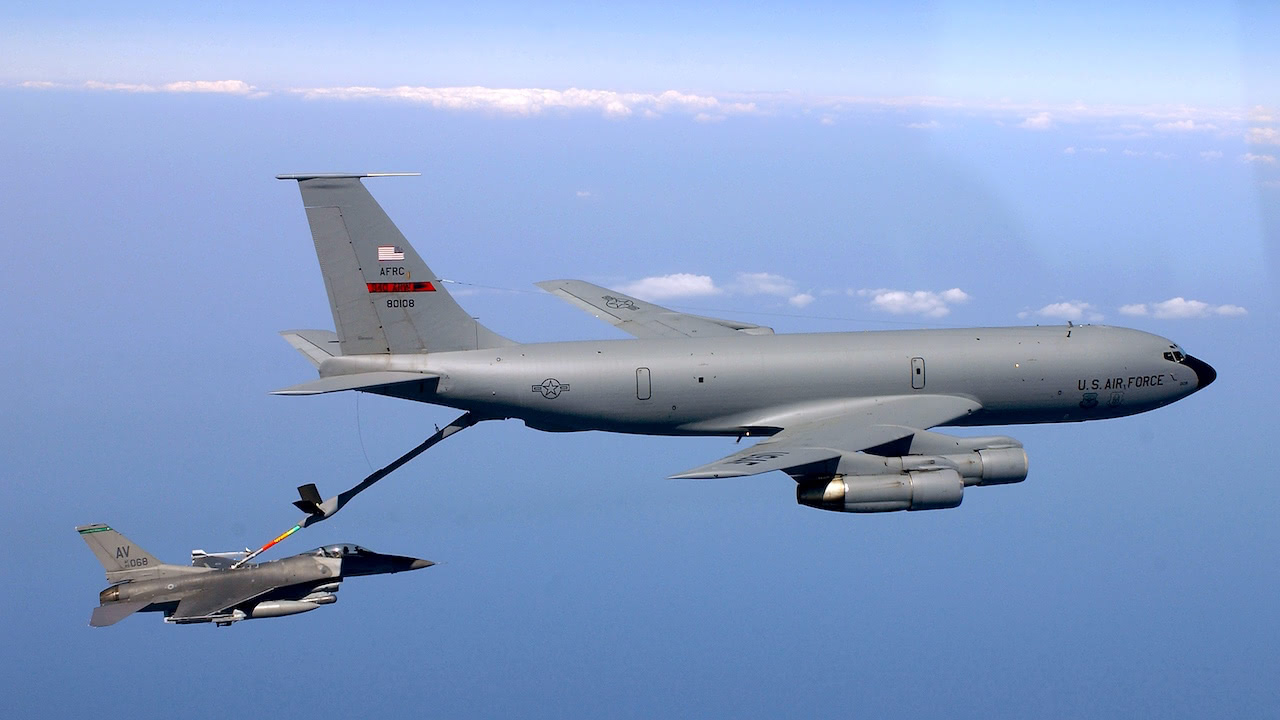
#> input picture CLASE15042026/imagenP.jpg, 1280 x 720 px
$ jupyter execute convulaciones.ipynb
#> lines starting #> are read from the running program, lines starting #| are printed output that depends on the picture
## CONVULACIONES

[cell 1]
import cv2
import numpy as np
import matplotlib.pyplot as plt


img = cv2.imread('imagenP.jpg', cv2.IMREAD_GRAYSCALE)
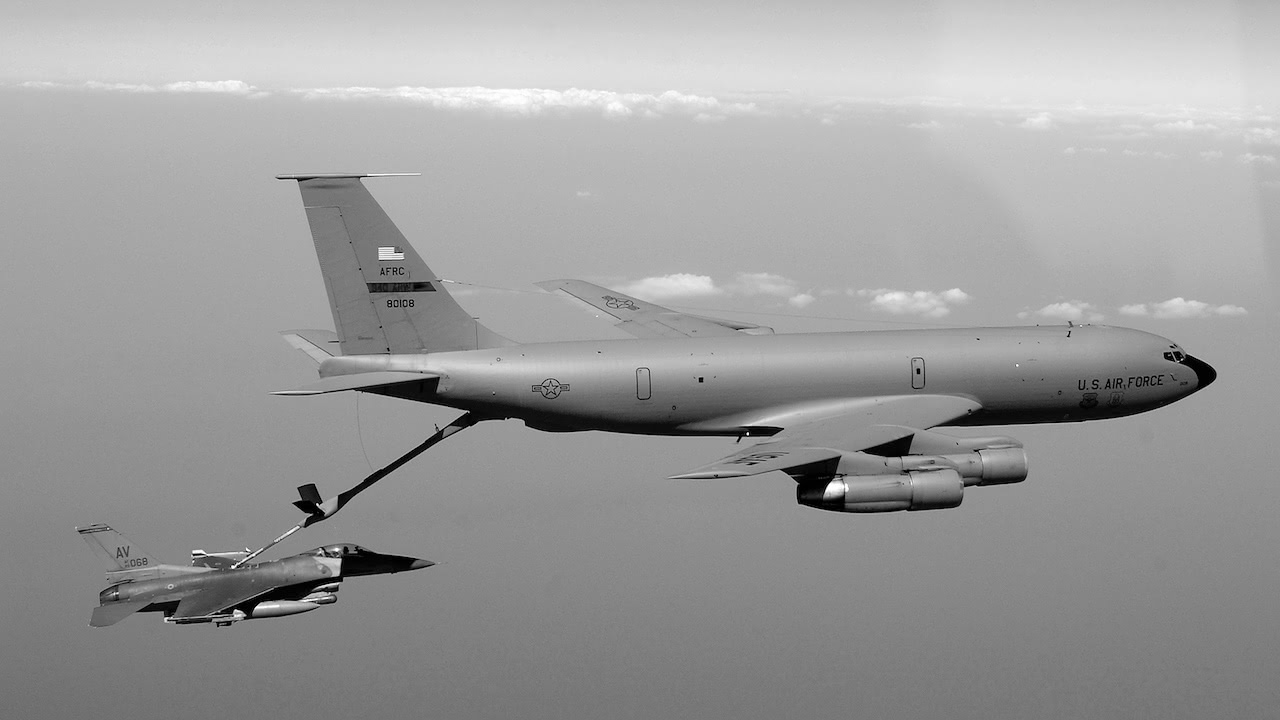
#> img: shape (720, 1280); min 0, max 255, mean 156.4


kernel = np.ones((3, 3), np.float32) / 9
suavizada = cv2.filter2D(img, -1, kernel)


kernel2 = np.ones((7, 7), np.float32) / 49
suavizada2 = cv2.filter2D(img, -1, kernel2)


plt.subplot(131)
plt.imshow(img, cmap='gray')
plt.title('Imagen original')
plt.axis('off')

plt.subplot(132)
plt.imshow(suavizada, cmap='gray')
plt.title('Suavizado 3x3')
plt.axis('off')

plt.subplot(133)
plt.imshow(suavizada2, cmap='gray')
plt.title('Suavizado 7x7')
plt.axis('off')

plt.tight_layout()
plt.show()

[cell 2]
import cv2
import numpy as np
import matplotlib.pyplot as plt

img=cv2.imread('imagenP.jpg')
#> img is the input picture: shape (720, 1280, 3); mean B, G, R 200.5, 158.8, 134.8
kernel=np.array([(0,-1,0),(-1,5,-1),(0,-1,0)])#
img_fin=cv2.filter2D(img,-1,kernel)

plt.subplot(121)
plt.imshow(img,cmap='gray')
plt.subplot(122)
plt.imshow(img_fin,cmap='gray')
plt.show()
#> figure, not shown here; B, G, R data is drawn as R, G, B

[cell 3]
import numpy as np
import matplotlib.pyplot as plt
import cv2

img=cv2.imread('imagenP.jpg')
kernel=np.ones((5,5),np.float32)/25
suavizada=cv2.filter2D(img,-1,kernel)
#> suavizada: shape (720, 1280, 3)
kernel2=np.ones((7,7),np.float32)/49
suavizada2=cv2.filter2D(img,-1,kernel2)
#> suavizada2: shape (720, 1280, 3)

plt.subplot(131)
plt.imshow(img,cmap='gray')
plt.subplot(132)
plt.imshow(suavizada,cmap='gray')
plt.subplot(133)
plt.imshow(suavizada2,cmap='gray')
plt.show()
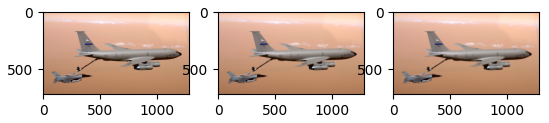
#> figure drawn by matplotlib, 3 panels; B, G, R data is drawn as R, G, B

[cell 4]
import cv2
import numpy as np
import matplotlib.pyplot as plt

img=cv2.imread('imagenP.jpg')
kernel=np.ones((5,5),np.float32)/25
suavizada=cv2.filter2D(img,-1,kernel)
kernel2=np.ones((7,7),np.float32)/49
suavizada2=cv2.filter2D(img,-1,kernel2)

img=cv2.cvtColor(img, cv2.COLOR_BGR2RGB)
suavizada=cv2.cvtColor(suavizada, cv2.COLOR_BGR2RGB)
suavizada2=cv2.cvtColor(suavizada2, cv2.COLOR_BGR2RGB)

plt.subplot(131)
plt.imshow(img)
plt.subplot(132)
plt.imshow(suavizada)
plt.subplot(133)
plt.imshow(suavizada2)
plt.show()

## PRACTICA

[cell 5]
import numpy as np
import matplotlib.pyplot as plt
import cv2


img_color = cv2.imread('imagenP.jpg')


img_color = cv2.cvtColor(img_color, cv2.COLOR_BGR2RGB)


img_gray = cv2.cvtColor(img_color, cv2.COLOR_RGB2GRAY)


kernels = [
    ("desenfoque", np.array([(1,1,1),(1,1,1),(1,1,1)], dtype=np.float32)/9.0),

    ("filtro de tipo gauss", np.array([(1,2,3,1,1),
                                       (2,7,11,7,2),
                                       (3,11,17,11,3),
                                       (2,7,11,7,2),
                                       (1,2,3,2,1)], dtype=np.float32)/119.0),

    ("deteccion de bordes", np.array([(0,1,0),(1,-4,1),(0,1,0)], dtype=np.float32)),

    ("filtro de tipo sobel", np.array([(-1,0,1),(-2,0,2),(-1,0,1)], dtype=np.float32)),

    ("realce de bordes", np.array([(0,0,0),(-1,1,0),(0,0,0)], dtype=np.float32)),

    ("enfoque", np.array([(0,-1,0),(-1,5,-1),(0,-1,0)], dtype=np.float32)),

    ("filtro de tipo sharpen", np.array([(1,-2,1),(-2,5,-2),(1,-2,1)], dtype=np.float32)),

    ("filtro norte", np.array([(1,1,1),(1,-2,1),(-1,-1,-1)], dtype=np.float32)),

    ("filtro este", np.array([(-1,1,1),(-1,-2,1),(-1,1,1)], dtype=np.float32)),

    ("repujado", np.array([(-2,-1,0),(-1,1,1),(0,1,2)], dtype=np.float32)),
]

def mostrar_resultados(imagen, es_gris=False):
#> called with es_gris = True
    plt.figure(figsize=(18,6))

    # Imagen original
    plt.subplot(2,6,1)
    if es_gris:
        plt.imshow(imagen, cmap='gray')
    else:
        plt.imshow(imagen)
    plt.title('Original')
    plt.axis('off')


    for i, (nombre, kernel) in enumerate(kernels, start=2):
        salida = cv2.filter2D(imagen, -1, kernel)

        plt.subplot(2,6,i)
        if es_gris:
            plt.imshow(salida, cmap='gray')
        else:
            plt.imshow(salida)

        plt.title(nombre)
        plt.axis('off')
#> this loop made 10 passes
#> pass 3, in mostrar_resultados, `salida = cv2.filter2D(imagen, -1, kernel)`:
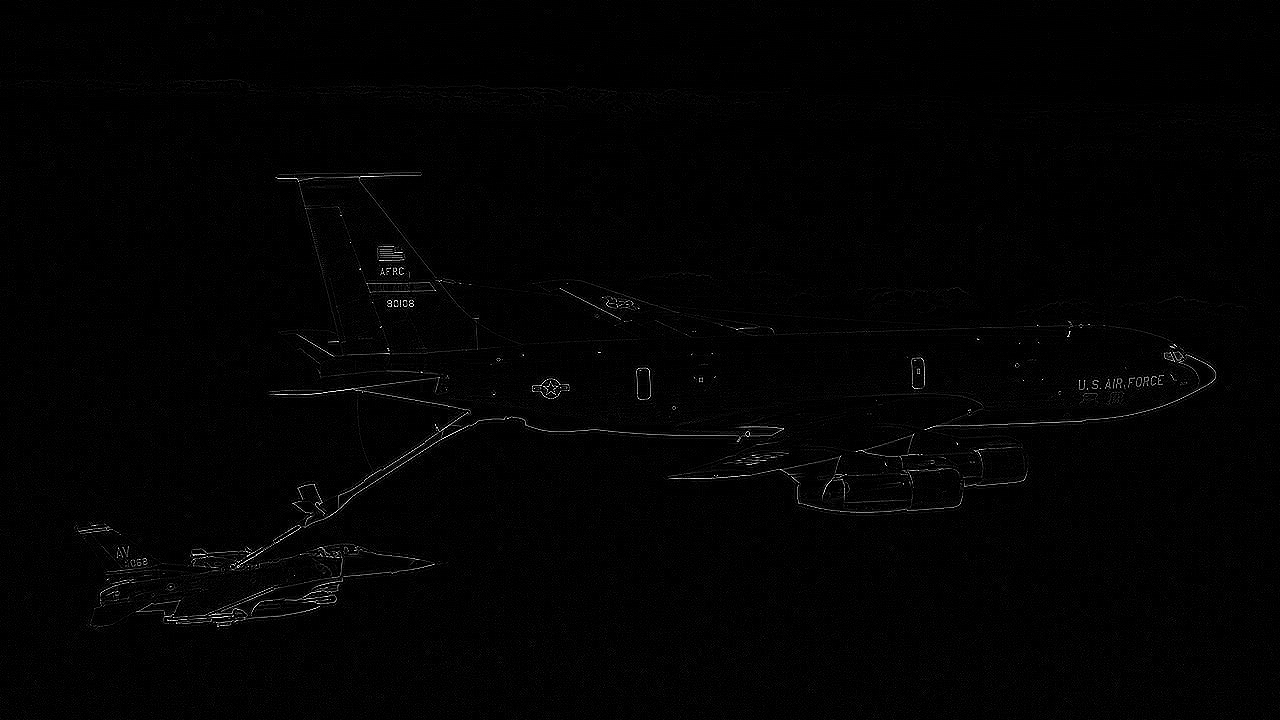
#> salida: shape (720, 1280); min 0, max 255, mean 2.9

    plt.tight_layout()
    plt.show()
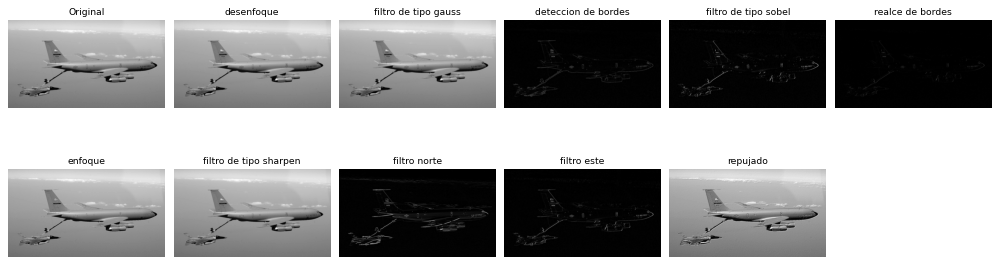
#> figure drawn by matplotlib, 11 panels

mostrar_resultados(img_gray, es_gris=True)
mostrar_resultados(img_color, es_gris=False)
#> call 2 of mostrar_resultados, with es_gris = False
#> in mostrar_resultados (call 2), `plt.show()`:
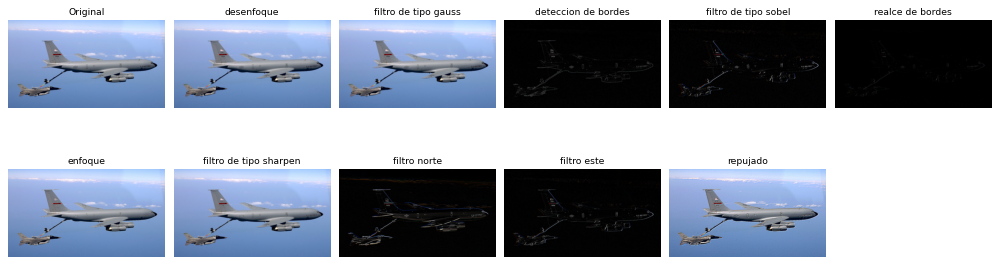
#> figure drawn by matplotlib, 11 panels

## horizontal

[cell 6]
import numpy as np
import matplotlib.pyplot as plt
import cv2

def convolucion_media_h(imagen, tkernel):
    kernel=np.ones(tkernel, np.float32)/np.prod(tkernel)
    imagen_c=cv2.filter2D(imagen, -1, kernel)
    return imagen_c

img= cv2.imread('imagen1.jpg', 0)
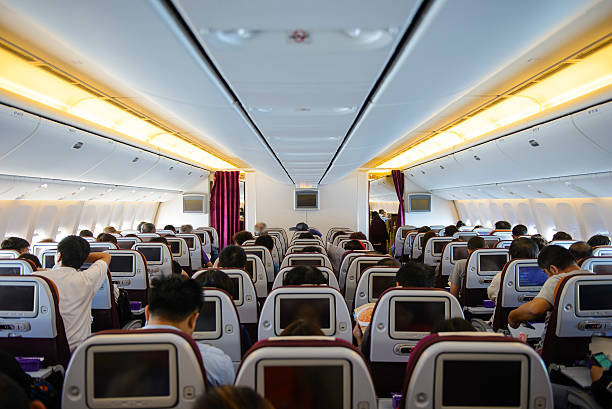
#> input picture AVANCE804/imagen1.jpg, 612 x 409 px, found by its file name
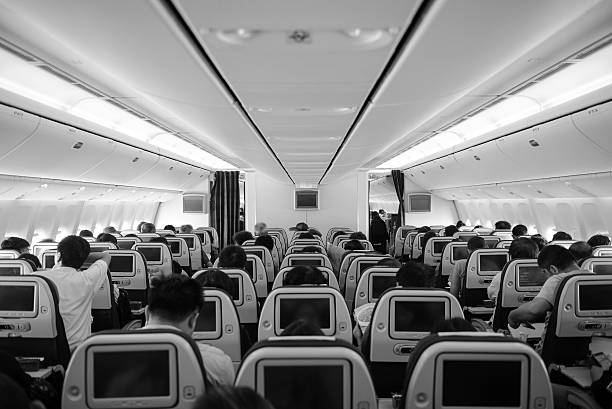
#> img: shape (409, 612); min 0, max 255, mean 133.7

img_fin= convolucion_media_h(img, 15)
#> in convolucion_media_h, `imagen_c=cv2.filter2D(imagen, -1, kernel)`:
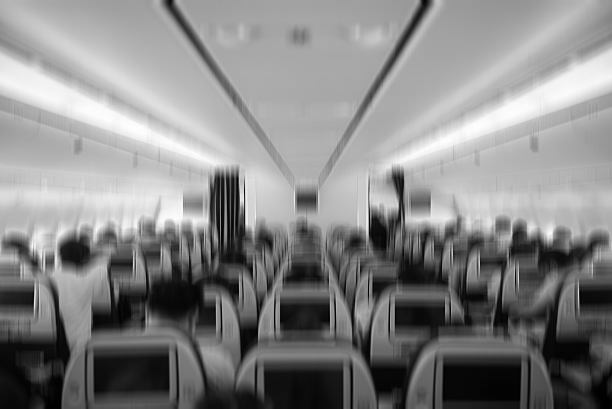
#> imagen_c: shape (409, 612); min 0, max 254, mean 133.7
plt.figure(figsize=(10,5))
plt.subplot(121)

plt.imshow(img,cmap='gray')
plt.subplot(122)
plt.imshow(img_fin,cmap='gray')
plt.show()

[cell 7]
import numpy as np
import matplotlib.pyplot as plt
import cv2

def convolucion_media_h(imagen, tkernel):
    kernel = np.ones((tkernel, tkernel), np.float32) / (tkernel * tkernel)
    imagen_c = cv2.filter2D(imagen, -1, kernel)
    return imagen_c

img = cv2.imread('imagen1.jpg')
#> img is the input picture: shape (409, 612, 3); mean B, G, R 130.8, 133.5, 135.1


img_rgb = cv2.cvtColor(img, cv2.COLOR_BGR2RGB)


img_fin = convolucion_media_h(img_rgb, 15)
#> in convolucion_media_h, `imagen_c = cv2.filter2D(imagen, -1, kernel)`:
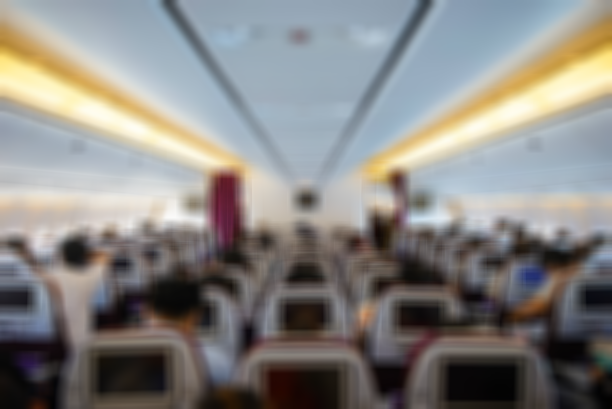
#> imagen_c: shape (409, 612, 3); mean R, G, B 135.1, 133.5, 130.8


plt.figure(figsize=(10,5))

plt.subplot(121)
plt.title("Original")
plt.imshow(img_rgb)

plt.subplot(122)
plt.title("Filtrada")
plt.imshow(img_fin)

plt.show()

BLUR GAUSS

[cell 8]
import numpy as np
import matplotlib.pyplot as plt
import cv2

random_img= np.random.randint(0, 256, size=(256,256), dtype=np.uint8)
img_gauss=cv2.GaussianBlur(random_img,(5,5),0)

plt.figure(figsize=(10,5))

plt.subplot(121)
plt.title("Original")
plt.imshow(random_img,cmap='gray')

plt.subplot(122)
plt.title("Filtrada")
plt.imshow(img_gauss,cmap='gray')

plt.show()
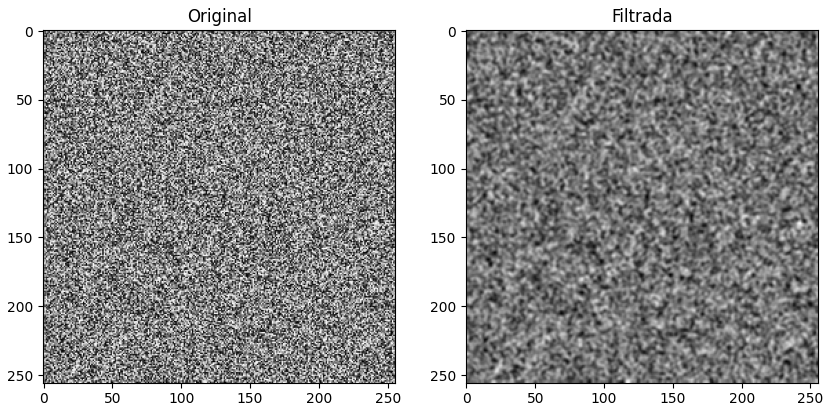
#> figure drawn by matplotlib, 2 panels
